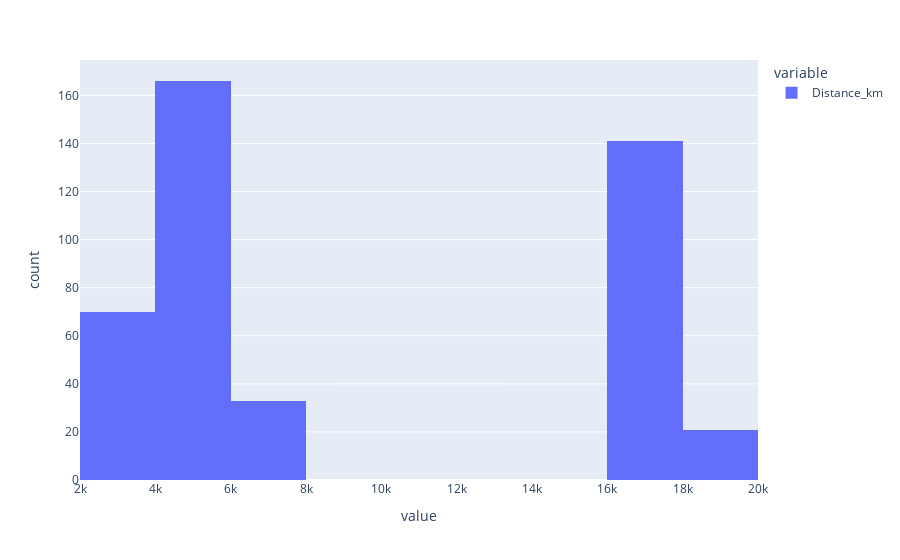

The cell this chart's notebook holds for it:
### Code cell
px.histogram(df[df['Distance_km']>30]['Distance_km'])

### Figure 1 — Plotly figure (JSON) as saved in the notebook; plotly's stock layout.template omitted (floating-point values rounded to 4 significant figures; data arrays with more than 128 entries replaced by an {"elided": "..."} marker saying what was removed)
{"data": [{"bingroup": "x", "hovertemplate": "variable=Distance_km<br>value=%{x}<br>count=%{y}<extra></extra>", "legendgroup": "Distance_km", "marker": {"color": "#636efa", "pattern": {"shape": ""}}, "name": "Distance_km", "orientation": "v", "showlegend": true, "type": "histogram", "x": {"elided": "431 float values"}, "xaxis": "x", "yaxis": "y"}], "layout": {"barmode": "relative", "legend": {"title": {"text": "variable"}, "tracegroupgap": 0}, "margin": {"t": 60}, "xaxis": {"anchor": "y", "domain": [0, 1], "title": {"text": "value"}}, "yaxis": {"anchor": "x", "domain": [0, 1], "title": {"text": "count"}}}}
